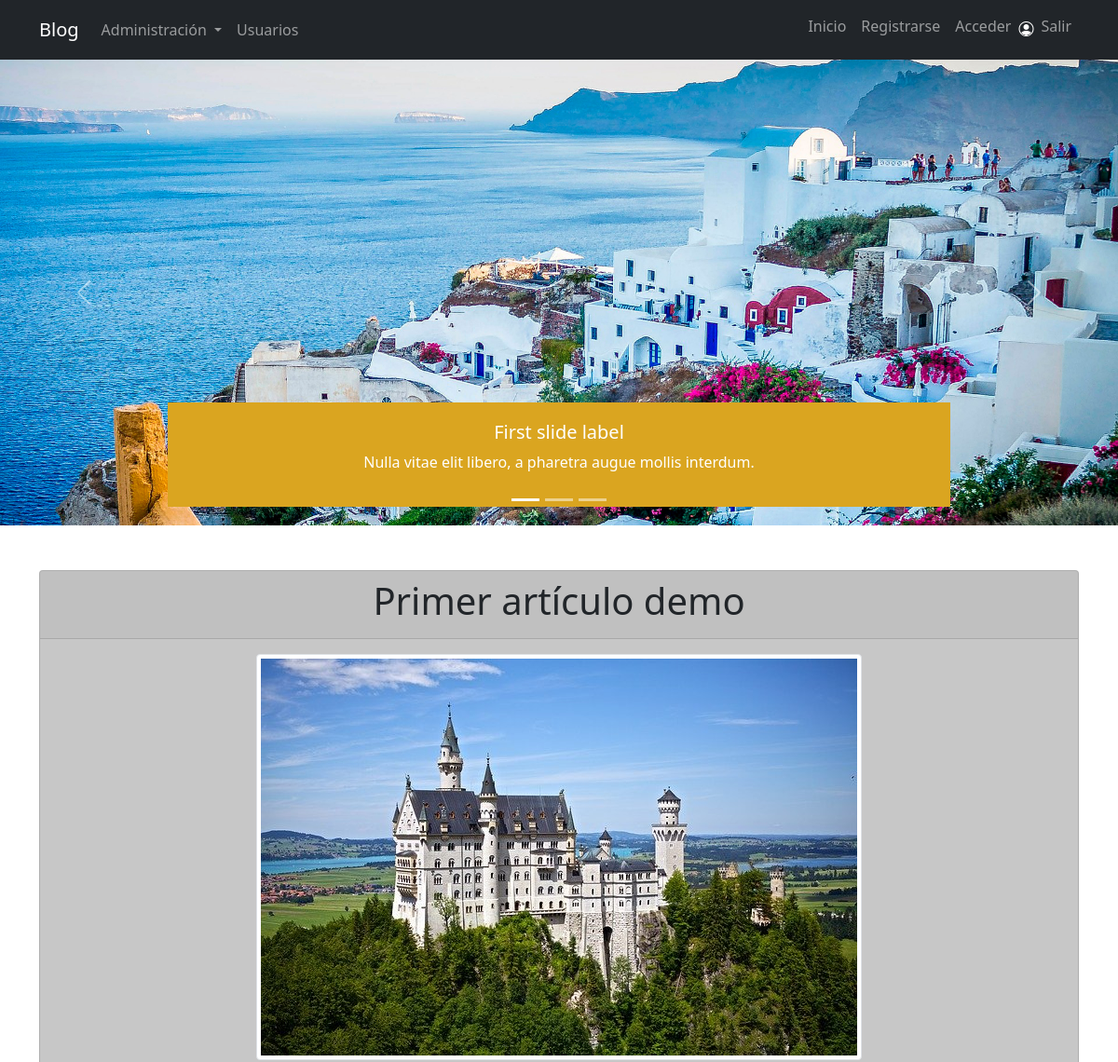
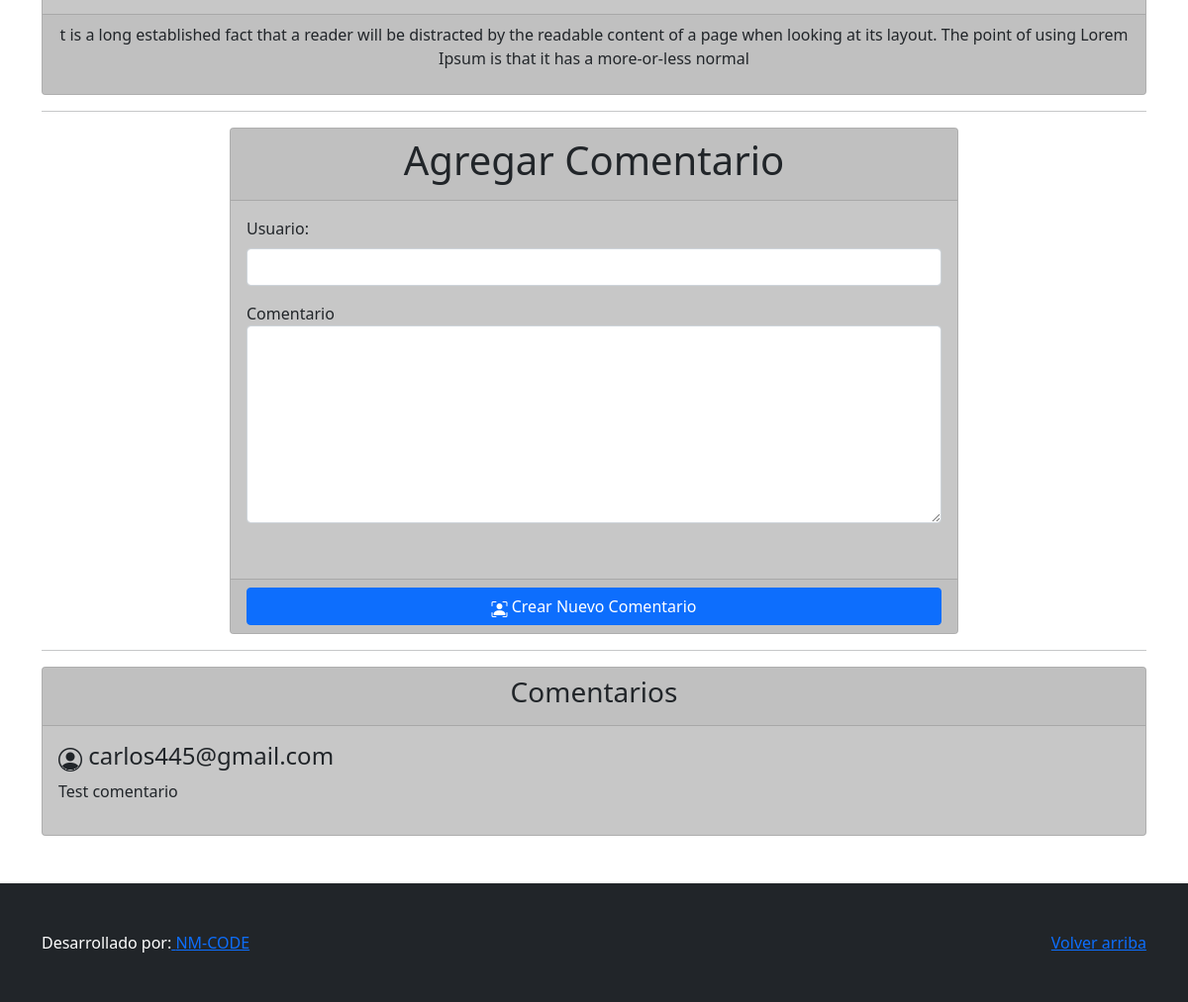
The page /detalle.php?id=1 on the database its author committed (2 pictures, top to bottom).
### tables this page shows
CREATE TABLE `articulos` (
  `id` int(11) NOT NULL,
  `titulo` varchar(255) NOT NULL,
  `imagen` varchar(255) NOT NULL,
  `texto` text NOT NULL,
  `fecha_creacion` datetime NOT NULL DEFAULT current_timestamp()
);

CREATE TABLE `comentarios` (
  `id` int(11) NOT NULL,
  `comentario` varchar(255) NOT NULL,
  `usuario_id` int(11) NOT NULL,
  `articulo_id` int(11) NOT NULL,
  `estado` int(11) NOT NULL,
  `fecha_creacion` datetime NOT NULL DEFAULT current_timestamp()
);

CREATE TABLE `usuarios` (
  `id` int(11) NOT NULL,
  `nombre` varchar(255) NOT NULL,
  `email` varchar(255) NOT NULL,
  `password` varchar(255) NOT NULL,
  `rol_id` int(11) NOT NULL,
  `fecha_creacion` datetime NOT NULL DEFAULT current_timestamp()
);

### models/Articulo.php (called while the page is built, shortened)
<?php
class Articulos
{
    private $conn;
    private $table = 'articulos';
    public function __construct($db)
    {
        $this->conn = $db;
    }
    public function leer_individual($id)
    {
        $sql = "SELECT * FROM " . $this->table . " WHERE id = :id LIMIT 0,1";
        $stmt = $this->conn->prepare($sql);
        $stmt->bindParam(':id', $id);
        $stmt->execute();
        $articulos = $stmt->fetch(PDO::FETCH_OBJ);
        return $articulos;
    }
}

### models/Comentario.php (called while the page is built, shortened)
<?php
class Comentarios{
    private $conn;
    private $table = 'comentarios';
    public function __construct($db)
    {
        $this->conn = $db;
    }
    public function leer_Por_Id($idArticulo)
    {
        $sql = 'SELECT
                    c.id AS id_comentario,
                    c.comentario AS comentario,
                    c.estado AS estado,
                    c.fecha_creacion AS fecha,
                    c.usuario_id AS id_usuario,
                    u.email AS email_usuario
                FROM ' . $this->table .
                ' c INNER JOIN usuarios u
                ON u.id = c.usuario_id
                WHERE c.articulo_id = :articulo_id
                AND c.estado = 1';
        $stmt = $this->conn->prepare($sql);
        $stmt->bindParam(':articulo_id', $idArticulo, PDO::PARAM_INT);
        try {
            $stmt->execute();
            $comentarios = $stmt->fetchAll(PDO::FETCH_OBJ);
            return $comentarios;
        } catch (Exception $e) {
            print_r("Error: " . $e);
        }
    }
}
?>

### detalle.php (the view, shortened to what this page needs)
<?php include("includes/header_front.php") ?>
<?php
$baseDatos = new Basemysql();
$db = $baseDatos->connect();
if (isset($_GET['id'])) {
    $id = $_GET['id'];
    $articulos = new Articulos($db);
    $resultado = $articulos->leer_individual($id);
    $articulos = new Comentarios($db);
    $resultado_comentario = $articulos->leer_Por_Id($id);
}
?>
<div>
    <div class="row">
        <div class="col-sm-12">
            <div class="card" style="background-color: #C7C7C7;">
                <div class="card-header">
                    <div class="text-center">
                        <h1><?php echo $resultado->titulo; ?></h1>
                    </div>
                </div>
                <div class="card-body">
                    <div class="text-center">
                        <img class="img-fluid img-thumbnail" src="<?php echo RUTA_FRONT . "img/articulos/" . $resultado->imagen; ?>">
                    </div>
                </div>
                <div class="card-footer">
                    <div class="text-center">
                        <p><?php echo $resultado->texto; ?></p>
                    </div>
                </div>
            </div>
        </div>
    </div>
    <hr>
    <div class="row">
        <div class="col-sm-2"></div>
        <div class="col-sm-8">
            <div class="card" style="background-color: #C7C7C7;">
                <div class="card-header">
                    <div class="text-center">
                        <h1>Agregar Comentario</h1>
                    </div>
                </div>
                <form method="POST" action="">
                    <div class="card-body">
                        <div class="mb-3">
                            <label for="usuario" class="form-label">Usuario:</label>
                            <input type="text" class="form-control" name="usuario" id="usuario" required>
                        </div>
                        <div class="mb-3">
                            <label for="comentario">Comentario</label>
                            <textarea class="form-control" name="comentario" style="height: 200px"></textarea>
                        </div>
                    </div>
                    <br />
                    <div class="card-footer">
                        <div class="text-center">
                            <div>
                                <button type="submit" name="enviarComentario" class="btn btn-primary w-100"><i class="bi bi-person-bounding-box"></i> Crear Nuevo Comentario</button>
                            </div>
                        </div>
                    </div>
                </form>
            </div>
        </div>
        <div class="col-sm-2"></div>
    </div>
    <hr>
    <div class="row">
        <div class="col-sm-12">
            <div class="card" style="background-color: #C7C7C7;">
                <div class="card-header">
                    <div class="text-center">
                        <h3>Comentarios</h3>
                    </div>
                </div>
                <div class="card-body">
                    <div>
                        <?php foreach ($resultado_comentario as $comentario) {
                        ?>
                            <h4>
                                <i class="bi bi-person-circle"></i>
                                <?php echo $comentario->email_usuario; ?>
                            </h4>
                            <p><?php echo $comentario->comentario; ?></p>
                        <?php
                        }
                        ?>
                    </div>
                </div>
            </div>
        </div>
    </div>
</div>
<?php include("includes/footer.php") ?>

### rows shown on the page
articulos: titulo "Primer artículo demo", imagen (picture), texto "t is a long established fact that a reader will be distracted by the readable content of a page when looking at its layout. The point of using Lorem Ipsum is that it has a more-or-less normal"
comentarios: usuario.email "carlos445@gmail.com", comentario "Test comentario"
